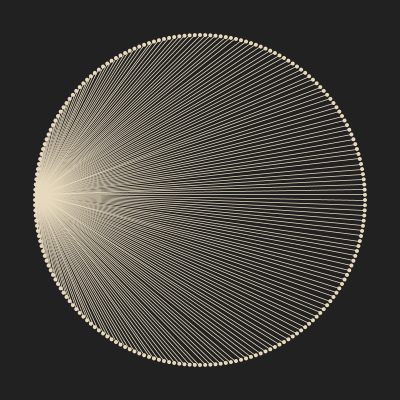
Frame 1 (no input)
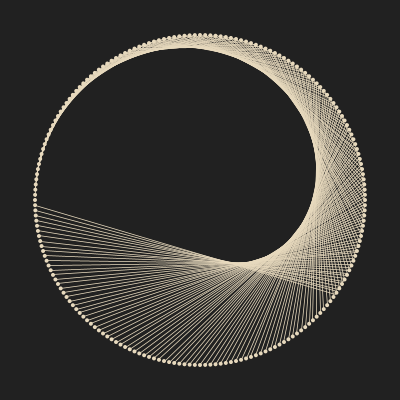
Frame 60 (the mouse pressed at the canvas centre just before this capture)
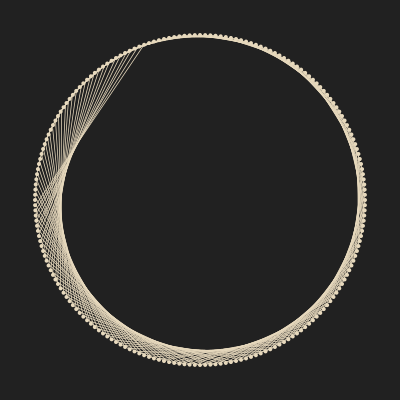
Frame 120 (the mouse held since frame 60 and released just before this capture)

The Processing sketch that drew these frames (run headless with seeded random() and noise(); from frame 60 on, the mouse is pressed at the canvas centre):

// Processing sketch: build
// ── build.pde
// Times Tables Cardioid Visualization (animated) 

float r; 
float factor = 0;

// a PVector function for any given index
PVector getVector(float index, float total) {
  float angle = map(index % total, 0, total, 0, TWO_PI);
  PVector v = PVector.fromAngle(angle + PI);
  v.mult(r);
  return v;
}

void settings(){
  size(400, 400);
  smooth(8);
}

void setup() {
  r = width/2-35;
}

void draw() {
  background(33);

  int total = 200; 
  factor += 0.01;

  translate(width/2, height/2);
  /* stroke(241, 90, 34); */
  /* noFill(); */
  /* circle(0, 0, r*2); */

  
  for (int i = 0; i < total; i++) {
    PVector v = getVector(i, total);
    noStroke();
    fill(231, 217, 189);
    circle(v.x, v.y, 4);
  }

  for (int i = 0; i < total; i++) {
    PVector a = getVector(i, total);
    PVector b = getVector(i * factor, total);
    stroke(231, 217, 189);
    strokeWeight(0.75);
    line(a.x, a.y, b.x, b.y);
  }

}
